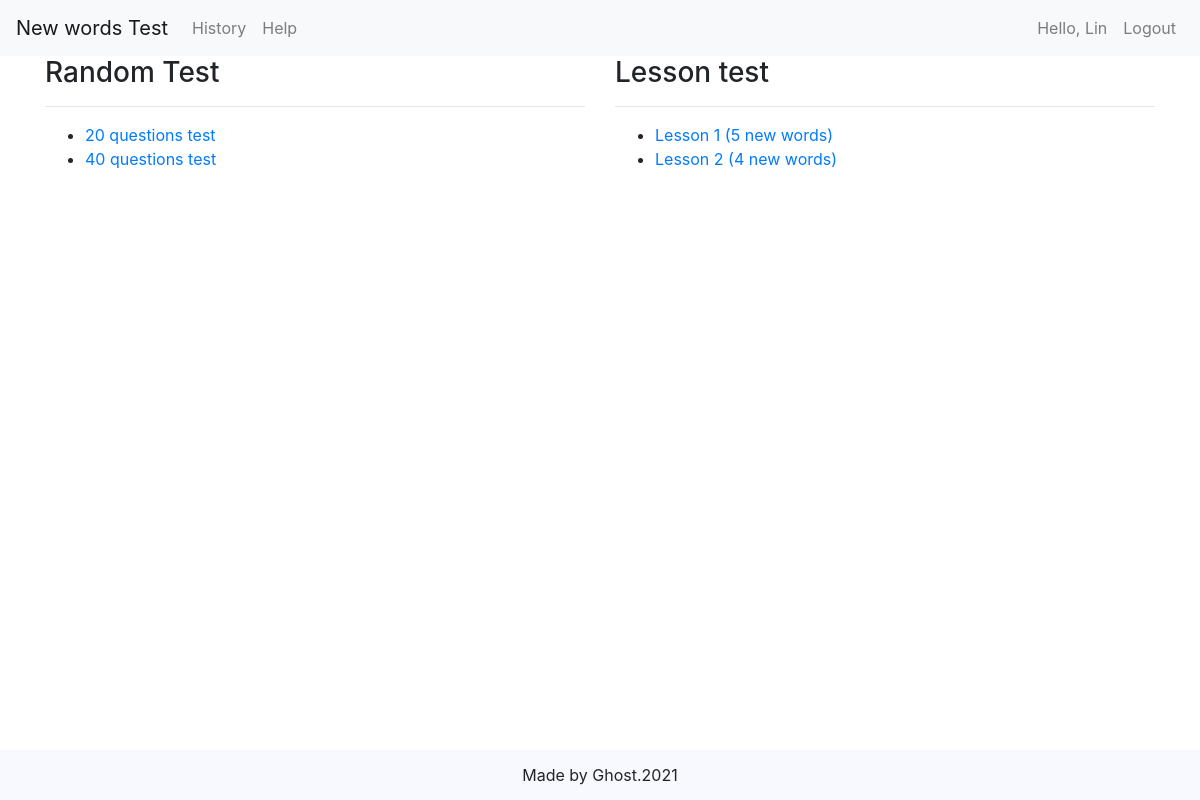
Screenshot of / (signed in) with the database file from the repository.
### newword/models.py (models this page shows, shortened)
class Lesson(models.Model):
  number = models.IntegerField()

### newword/views.py (the view)
# urls.py: 2. Add a URL to urlpatterns:  path('', views.home, name='home')
@login_required
def home(request):
  lessons = Lesson.objects.all()
  context = {
    "lessons": lessons,
  }
  return render(request, "home.html", context)

### newword/templates/home.html (shortened to what this page needs)
{% extends "base.html" %}
{% load static %}
{% block content %}
  <div class="test row">
    <div class="col-md-6">
      <h3>Random Test</h3>
      <hr>
      <ul>
        <li>
          <a href="{% url 'random_test' 20 %}">20 questions test</a>
        </li>
        <li>
          <a href="{% url 'random_test' 40 %}">40 questions test</a>
        </li>
      </ul>
    </div>
    <div class="col-md-6">
      <h3>Lesson test</h3>
      <hr>
      <ul>
        {% for lesson in lessons %}
        <li><a href="{% url 'lesson_test' lesson.number %}">Lesson {{ lesson.number }} ({{ lesson.words.all.count }} new words)</a></li>
        {% empty %}
        There are 0 lesson now, sorry about that!
        {% endfor %}
      </ul>
    </div>
  </div>
{% endblock %}

### templates/base.html (shortened to what this page needs)
<!DOCTYPE html>
<html lang="en">
<head>
  {% load static %}
  <link rel="stylesheet" href="https://stackpath.bootstrapcdn.com/bootstrap/4.4.1/css/bootstrap.min.css">
</head>
<body>
  <header>
    <nav class="navbar navbar-expand-lg navbar-light bg-light">
      <a class="navbar-brand" href="{% url 'home' %}">New words Test</a>
      <div class="collapse navbar-collapse" id="navbarNavAltMarkup">
        <div class="navbar-nav">
          <a class="nav-item nav-link" id="nav-cart" href="{% url 'history' %}">History</a>
          <a class="nav-item nav-link" id="nav-order" href="https://www.google.com.vn/">Help</a>
        </div>
        <div class="navbar-nav ml-auto">
          {% if user.is_anonymous %}
          <a class="nav-item nav-link nav-user">Hello, Anonymous user</a>
          <a class="nav-item nav-link nav-func" href="{% url 'login' %}">Login</a>
          {% else %}
          <a class="nav-item nav-link nav-user">Hello, {{ user }}</a>
          <a class="nav-item nav-link nav-func" href="{% url 'logout' %}">Logout</a>
          {% endif %}
        </div>
      </div>
    </nav>
  </header>
  <main class="container">
    {% block content %}
    {% endblock %}
  </main>
  <footer>
    Made by Ghost.2021
  </footer>
</body>
</html>

### templates/base.html (style rules this page uses)
body { min-height: 100vh; display: flex; flex-direction: column; }
footer { margin-top: auto; display: flex; justify-content: center; align-items: center; background-color: ghostwhite; height: 50px; }

### rows the page displays
Lesson: number "1", words.all.count "5"
Lesson: number "2", words.all.count "4"

### other values shown
{{ user }} "Lin"
